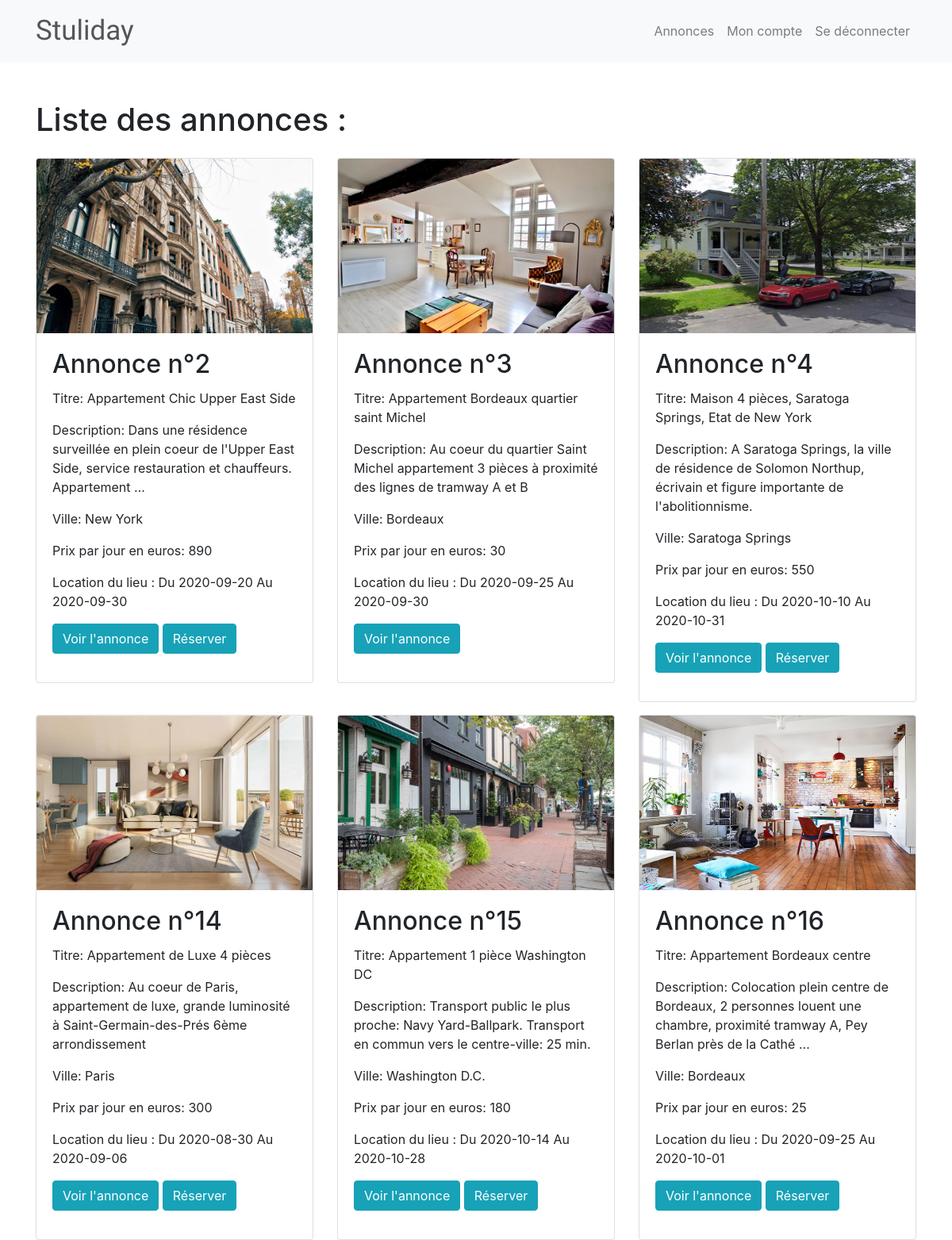
Page /annonces.php (signed in) on the committed database.
### tables this page shows
CREATE TABLE `annonces` (
  `id` int(11) NOT NULL,
  `title` varchar(255) NOT NULL,
  `description` text NOT NULL,
  `city` varchar(50) NOT NULL,
  `category` varchar(50) NOT NULL,
  `image_url` varchar(255) NOT NULL,
  `address_article` varchar(255) NOT NULL,
  `active` int(1) NOT NULL DEFAULT 1,
  `price` int(255) NOT NULL,
  `author_article` int(11) NOT NULL,
  `start_date` date NOT NULL,
  `end_date` date NOT NULL,
  `publish_date` timestamp NOT NULL DEFAULT current_timestamp()
);

### inc/function.php (the view, shortened to what this page needs)
<?php
    function shorten_text($text, $max = 120, $append =' &hellip;'){
        if (strlen($text)<=$max) return $text;
        $return = substr($text,0,$max);
        return preg_replace('/\w+$/',' ',$return) . $append ;
    }
        ?>
        <?php
    function displayAllAnnonces(){
        if(isset($_SESSION['id'])){
        global $db;
        $sql = $db->query("SELECT * FROM annonces");
        $sql->setFetchMode(PDO::FETCH_ASSOC);
        while($row = $sql->fetch()){
        ?>
           <div class="col-4">
                <div class="card mt-3">
                    <img class="card-img-top" src="<?=$row['image_url'];?>" alt="image_annonce" width="300" height="220">
                    <div class="card-body">
                        <div class="card-title">
                            <h2>Annonce n°<?= $row['id']; ?></h2>
                        </div>
                        <div class="card-text">
                            <p>Titre: <?= $row['title']; ?></p>
                            <p>Description: <?= shorten_text($row['description']); ?></p>
                            <p>Ville: <?= $row['city']; ?></p>
                            <p>Prix par jour en euros: <?= $row['price']; ?></p>
                            <p>Location du lieu : Du <?= $row['start_date']; ?> Au <?= $row['end_date']; ?></p>
                            <a class="btn btn-info mb-3" href="displayannonce.php?id=<?= $row['id']; ?>" >Voir l'annonce</a>
                            <?php
                                if(($_SESSION['id'] != $row['author_article']) && $row['active'] != 0 ){ ?>
                                    <a class="btn btn-info mb-3" href="reserverannonce.php?id=<?= $row['id']; ?>">Réserver</a>
                                <?php } ?>
                        </div>
                    </div>
                </div>
            </div>
        <?php
        }
        }  else {
            echo "<div class ='alert alert-danger'> Veuillez vous connecter pour voir les annonces.</div>";
        }
    }
                ?>

### assets/head.php (shortened to what this page needs)
<!DOCTYPE html>
<html lang="fr">
<head>
    <link rel="stylesheet" href="https://stackpath.bootstrapcdn.com/bootstrap/4.5.2/css/bootstrap.min.css">
    <link href="assets/css/main.css" type="text/css" rel="stylesheet">
</head>
<body>

### assets/nav.php (shortened to what this page needs)
<nav class="navbar sticky-top navbar-expand-lg navbar-light bg-light">
  <div class="container">
  <div class="collapse navbar-collapse" id="navbarTogglerDemo01">
    <a class="navbar-brand" href="index.php" style="font-family:Lobster;font-size: 35px; color: #555">Stuliday</a>
    <ul class="navbar-nav ml-auto mt-2 mt-lg-0">
      <li class="nav-item">
        <a class="nav-link" href="annonces.php">Annonces</a>
      </li>
      <?php
      if (isset($_SESSION['email'])){
        ?>
        <li class="nav-item">
          <a href="profile.php" class="nav-link">Mon compte</a>
        </li>
        <li class="nav-item">
        <a href="?logout" class="nav-link">Se déconnecter</a>
        </li>
        <?php
      }
      ?>
    </ul>
  </div>
  </div>
</nav>

### annonces.php (shortened to what this page needs)
<?php
    require('inc/connect.php');
    require('assets/head.php');
    require('inc/function.php');
    include('assets/nav.php');
    ?>
        <section>
            <div class="container">
                <div class="row">
                    <div class="col-8 mt-5">
                        <h1>Liste des annonces :</h1>
                    </div>
                </div>
                <div class="row">
                    <?php
                        displayAllAnnonces();
                    ?>
                </div>
            </div>
        </section>
<?php
require('assets/footer.php'); ?>

### assets/footer.php (shortened to what this page needs)
</body>
</html>

### rows in the picture
annonces: image_url (picture), id "2", title "Appartement Chic Upper East Side", description "Dans une résidence surveillée en plein coeur de l'Upper East Side, service restauration et chauffeurs. Appartement …", city "New York", price "890", start_date "2020-09-20", end_date "2020-09-30"
annonces: image_url (picture), id "3", title "Appartement Bordeaux quartier saint Michel", description "Au coeur du quartier Saint Michel appartement 3 pièces à proximité des lignes de tramway A et B", city "Bordeaux", price "30", start_date "2020-09-25", end_date "2020-09-30"
annonces: image_url (picture), id "4", title "Maison 4 pièces, Saratoga Springs, Etat de New York", description "A Saratoga Springs, la ville de résidence de Solomon Northup, écrivain et figure importante de l'abolitionnisme.", city "Saratoga Springs", price "550", start_date "2020-10-10", end_date "2020-10-31"
annonces: image_url (picture), id "14", title "Appartement de Luxe 4 pièces", description "Au coeur de Paris, appartement de luxe, grande luminosité à Saint-Germain-des-Prés 6ème arrondissement", city "Paris", price "300", start_date "2020-08-30", end_date "2020-09-06"
annonces: image_url (picture), id "15", title "Appartement 1 pièce Washington DC", description "Transport public le plus proche: Navy Yard-Ballpark. Transport en commun vers le centre-ville: 25 min.", city "Washington D.C.", price "180", start_date "2020-10-14", end_date "2020-10-28"
annonces: image_url (picture), id "16", title "Appartement Bordeaux centre", description "Colocation plein centre de Bordeaux, 2 personnes louent une chambre, proximité tramway A, Pey Berlan près de la Cathé …", city "Bordeaux", price "25", start_date "2020-09-25", end_date "2020-10-01"
